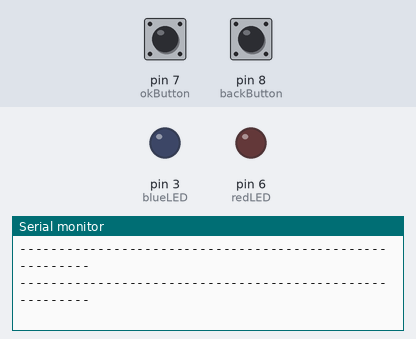
This sketch was run on a simulated Arduino Uno, built with avr-gcc and run on an emulated ATmega328P. On the bench: output pins drawn as LEDs (lit = HIGH), the last lines printed to the serial monitor. Inputs (shaded band) come from the test bench; at power-on: pin 7 (okButton) HIGH, pin 8 (backButton) HIGH. Random numbers use the default seed unless the sketch sets one.

Above: at 1.2 s.
1.3 s: pin 7 (okButton) pulled LOW for 0.15 s
At 2.5 s:
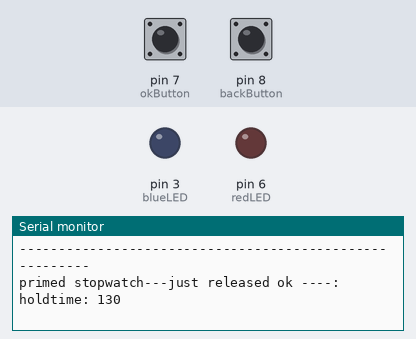
4.4 s: pin 8 (backButton) pulled LOW for 0.15 s
At 4.56 s:
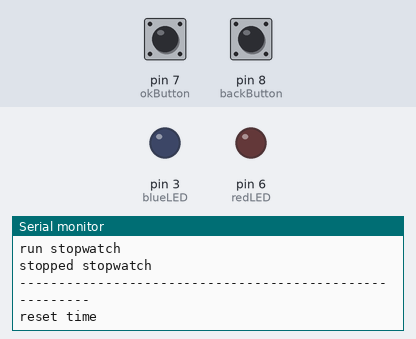
6.0 s: pin 7 (okButton) pulled LOW for 1 s
At 8.2 s:
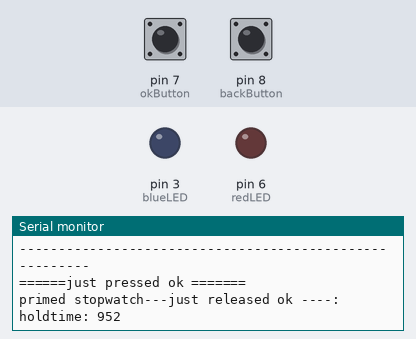
8.5 s: pin 8 (backButton) pulled LOW for 1 s
At 9.58 s:
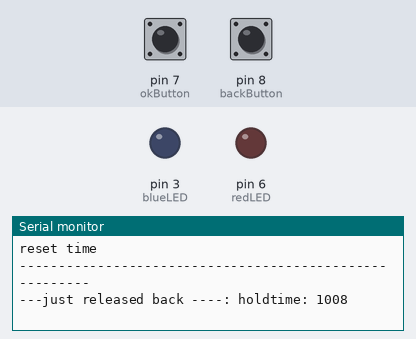
11.0 s: pin 7 (okButton) driven LOW and pin 8 (backButton) driven LOW
At 11.07 s:
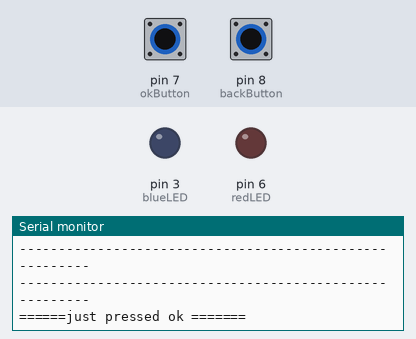
12.7 s: pin 7 (okButton) driven HIGH
At 13.08 s:
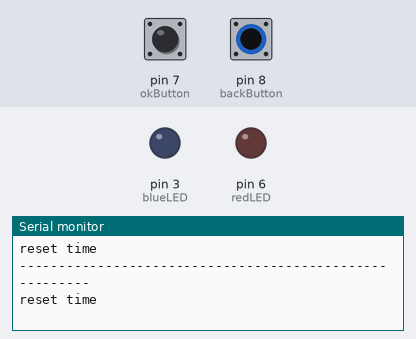

The sketch:

randomStartTest.ino
```cpp
/*
Date: May 25th 2024
Description: test buttons and button debouncing
make sure one button press isn't misinterpreted as multiple bounces
reusing some code from morse code project

*/

enum State {stopwatch_primed, stopwatch_paused, stopwatch_run};
State currentState = stopwatch_paused;
int randomStart = 0;
unsigned int startRandomWait = 0;

const int blueLED = 3; // using this instead of buzzer for now
const int redLED = 6; // using this instead of vibration motor for now
const int okButton = 7;
const int backButton = 8;

// button variables
long unsigned currentTime = 0;
const int debounceDelay = 10;
long okLastDetection;
int okButtonState = 1; // initialize these to unpressed
int okLastButtonState = 1;
bool okPressed = 0;
unsigned long okStartPressed = 0;
unsigned long okEndPressed = 0;
unsigned long okHoldTime = 0;
unsigned long okIdleTime = 0;
long backLastDetection;
int backButtonState = 1;  // initialize these to unpressed
int backLastButtonState = 1;
bool backPressed = 0;
unsigned long backStartPressed = 0;
unsigned long backEndPressed = 0;
unsigned long backHoldTime = 0;
unsigned long backIdleTime = 0;


// function prototypes
  void buttonState();
  void handle_stopwatch_paused();
  void handle_stopwatch_run();
  void handle_stopwatch_primed();


void setup() {
  Serial.begin(9600);
  pinMode(okButton, INPUT_PULLUP);
  pinMode(backButton, INPUT_PULLUP);
  pinMode(blueLED, OUTPUT);
  pinMode(redLED, OUTPUT);

}

void loop() {
  buttonState();

  // enum State {stopwatch_primed, stopwatch_pause, stopwatch_run};


  switch (currentState) {
    case stopwatch_paused:
      handle_stopwatch_paused();
      break;
    case stopwatch_primed:

      handle_stopwatch_primed();
      break;

    case stopwatch_run:
      handle_stopwatch_run();
      break;
  }

}

void handle_stopwatch_paused(){
  Serial.println("--------------------------------------------------------");
  buttonState();
  if (okButtonState == 0){
    Serial.print("primed stopwatch");
    currentState = stopwatch_primed;
  }
  if (backButtonState == 0){
    Serial.println("reset time");
  }

}

void handle_stopwatch_primed(){
  randomStart = random(2000, 6000);
  startRandomWait = millis();

  while (millis() - startRandomWait < randomStart)
  {
    buttonState();
    if (backButtonState == 0){
      currentState = stopwatch_paused;
      break;
    }
  }
  currentState = stopwatch_run;

}

void handle_stopwatch_run(){
  Serial.println("run stopwatch");
  buttonState();
  if (backButtonState == 0 || okButtonState == 0){
    Serial.println("stopped stopwatch");
    currentState = stopwatch_paused;

  }

}

void buttonState(){
  int okReading = digitalRead(okButton);
  int backReading = digitalRead(backButton);

  if (okButtonState != okLastButtonState){
    okLastDetection = millis();
  }

  if (backButtonState != backLastButtonState){
    backLastDetection = millis();
  }


  // only accept the change in button state after debounce time
  if ( (millis() - okLastDetection) > debounceDelay ){
    okButtonState = okReading;
  }
  // only accept the change in button state after debounce time
  if ( (millis() - backLastDetection) > debounceDelay ){
    backButtonState = backReading;
  }


  // if the button is pressed or released
  if (okButtonState != okLastButtonState)
  {

    // if the button is just pressed
    if (okButtonState == 0)
    {
      okStartPressed = millis();
      if (okButtonState == 0 & okPressed == 1)
      {
        Serial.println("======just pressed ok =======");
      }
      okPressed = 0;

    }


    // if the button is just released
    else if (okButtonState == 1)
    {

      okEndPressed = millis();
      okHoldTime = okEndPressed - okStartPressed;
      if (okButtonState == 1 && okPressed == 0)
      {
        Serial.print("---just released ok ----: holdtime: ");
        Serial.println(okHoldTime);
      }

      okPressed = 1;
    }


  }

  // if the back button is pressed or released
  if (backButtonState != backLastButtonState)
  {

    // if the button is just pressed
    if (backButtonState == 0)
    {
      backStartPressed = millis();
      if (backButtonState == 0 & backPressed == 1)
      {
        Serial.println("======just pressed back =======");
      }
      backPressed = 0;

    }


    // if the button is just released
    else if (backButtonState == 1)
    {

      backEndPressed = millis();
      backHoldTime = backEndPressed - backStartPressed;
      if (backButtonState == 1 && backPressed == 0)
      {
        Serial.print("---just released back ----: holdtime: ");
        Serial.println(backHoldTime);
      }

      backPressed = 1;
    }


  }


  okLastButtonState = okReading;
  backLastButtonState = backReading;


}
```

Measured:
- after the input at 1.3 s, the serial monitor: prints a new line after 0.09 s (image 1)
- after the input at 4.4 s, the serial monitor: prints a new line after 0.07 s (image 2)
- after the input at 6.0 s, the serial monitor: prints a new line after 0.12 s (image 3)
- after the input at 8.5 s, the serial monitor: prints a new line at once (image 4)
- after the input at 11.0 s, the serial monitor: prints a new line after 0.07 s (image 5)
- after the input at 12.7 s, the serial monitor: prints a new line after 0.09 s (image 6)
